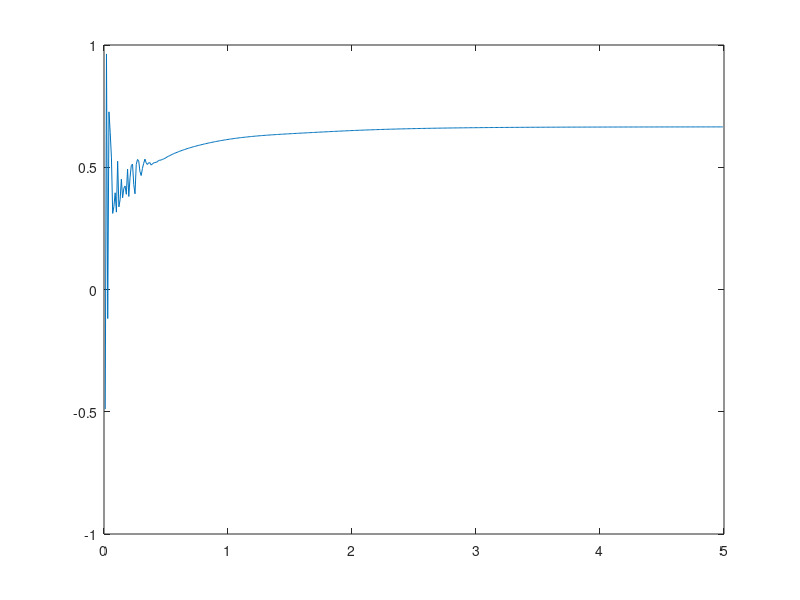

Source code (MATLAB):
function sinal
clear all
close all
clc

%pkg load signal;
desloc=load('coefficient_0.dat','-ascii'); 

[npontos, tam2] = size(desloc);

   
k =1;

  ttrans=3;       
%fprintf ('Intervalo de tempo da resposta =');
%dint = input ('Intervalo de tempo da resposta =');
dint=.01;
icont    = 0;
deltat   = 0;
ds       = 0;

coef =4;                                      
%desloc(:,coef)=desloc(:,coef)*k;
for i=1:npontos;
    deltata = deltat;
    dxa = desloc(i,coef);
    deltat=desloc(i,1);
    while (icont*dint + dint) < deltat
        if deltat == (icont + 1)*dint
            icont = icont + 1;
            saida=[icont*dint desloc(i,coef)];
            bfil(icont,1)=saida(1,1);
            bfil(icont,2)=saida(1,2);
        else
            if deltat > (icont + 1)*dint
                icont = icont + 1;
                dix = (dint*icont - deltata)*...
                    (desloc(i,coef) - dxa)/(deltat - deltata)+ dxa;
                saida= [icont*dint dix];
                bfil(icont,1)=saida(1,1);
                bfil(icont,2)=saida(1,2);

            end
        end
    end

end
t=bfil(:,1);
b=bfil(:,2);
plot(t,b); 
  ans=size(bfil);
  np=ans(1);
  icont=0;
                             
  for i=1:np;
      if bfil(i,1) <= ttrans;
          icont=icont+1;
      end
  end
  bfil2(:,1)=bfil(icont:np,1)-ttrans;
  media=mean(bfil(icont:np,2));
  bfil2(:,2)=bfil(icont:np,2)-media;
  media=media*k
    n=length(bfil2(:,2));
  rms=norm(bfil2(:,2))*k/sqrt(n)

 % save p1.dat bfil2 -ascii

%Figure(1);
Fs=1/dint;

t=bfil2(:,1);

xx=bfil2(:,2);


%Figure(2);
% i=682*2*2;
% window=i;
% figure
% [Pxx,f] =pwelch(xx,window,.5,[],Fs,'onesided');
% 
% plot(f,Pxx)
%  espec=[f Pxx];
%  save cl.esp espec -ascii
%  amp=max(Pxx)*1.2;  
%  axis([0 1 0 amp]);

